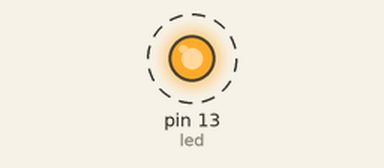
Recording of a sketch running on a simulated Arduino Uno, built with avr-gcc and run on an emulated ATmega328P. Shown: output pins drawn as LEDs (lit = HIGH). Dashed ring = blinking. What the sketch prints to the serial monitor is not drawn.

Above: at 0.5 s.
Timing chart, 0 to 4.6 s (numbered marks = the images above):
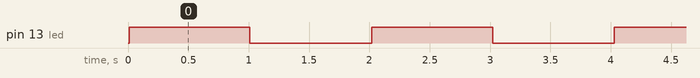

The sketch:

COMTest.ino
```cpp
int led=13;
int interval=1000;
void setup()
{
  pinMode(led,OUTPUT);
  digitalWrite(led,LOW);
  Serial.begin(9600);
}

void loop()
{
  Serial.println(interval);
  delay(10);
  digitalWrite(led,HIGH);
  delay(interval);
  digitalWrite(led,LOW);
  delay(1000);
  char c;
  String str="";
  while (Serial.available())
  {
    c=(char) Serial.read();
    str+=c;
  }

  if (str!="")
    interval=str.toInt();


}
```

Measured:
- by itself, pin 13 (led): alternates HIGH for 1.0 s and LOW for 1.0 s
